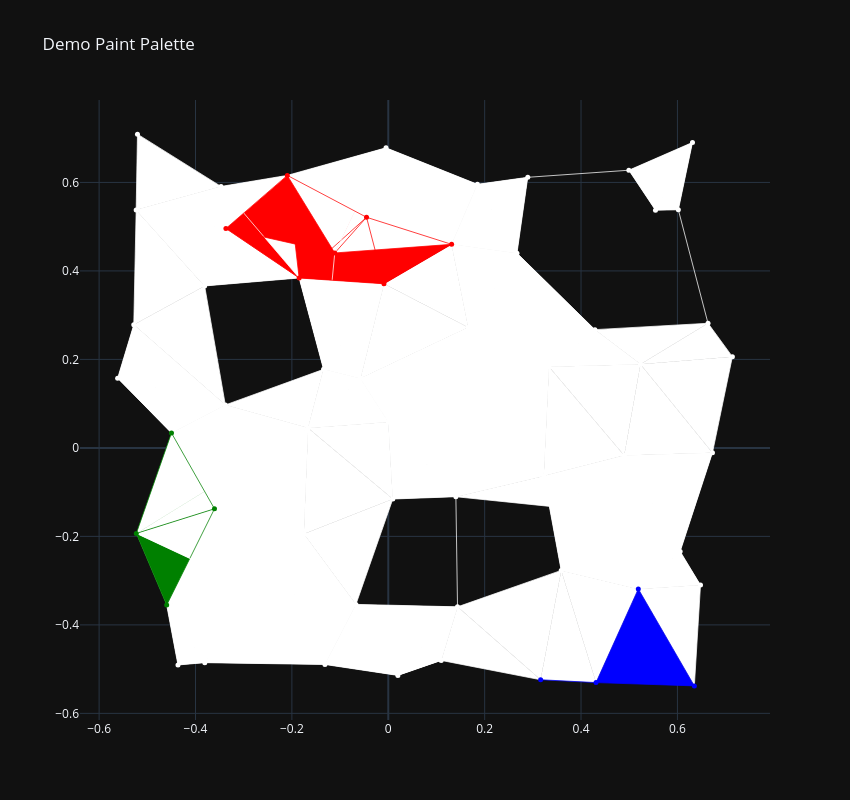

The notebook cell saved with this chart:
### Markdown cell above
## A Larger Example

### Code cell
r = 0.5
dx = 0.165
dy = 0.165
epsilon = 1.17 * np.sqrt(2 * dx**2) 
blob_radius = 0.25
coo, dissimilarity_matrix_full_space, dissimilarity_matrix_subspace, fig, subcloud_indices, blob_membership = pltter.create_paint_palette(r, dx, dy, epsilon, blob_radius, None, True, "Demo Paint Palette")
fig.show()
